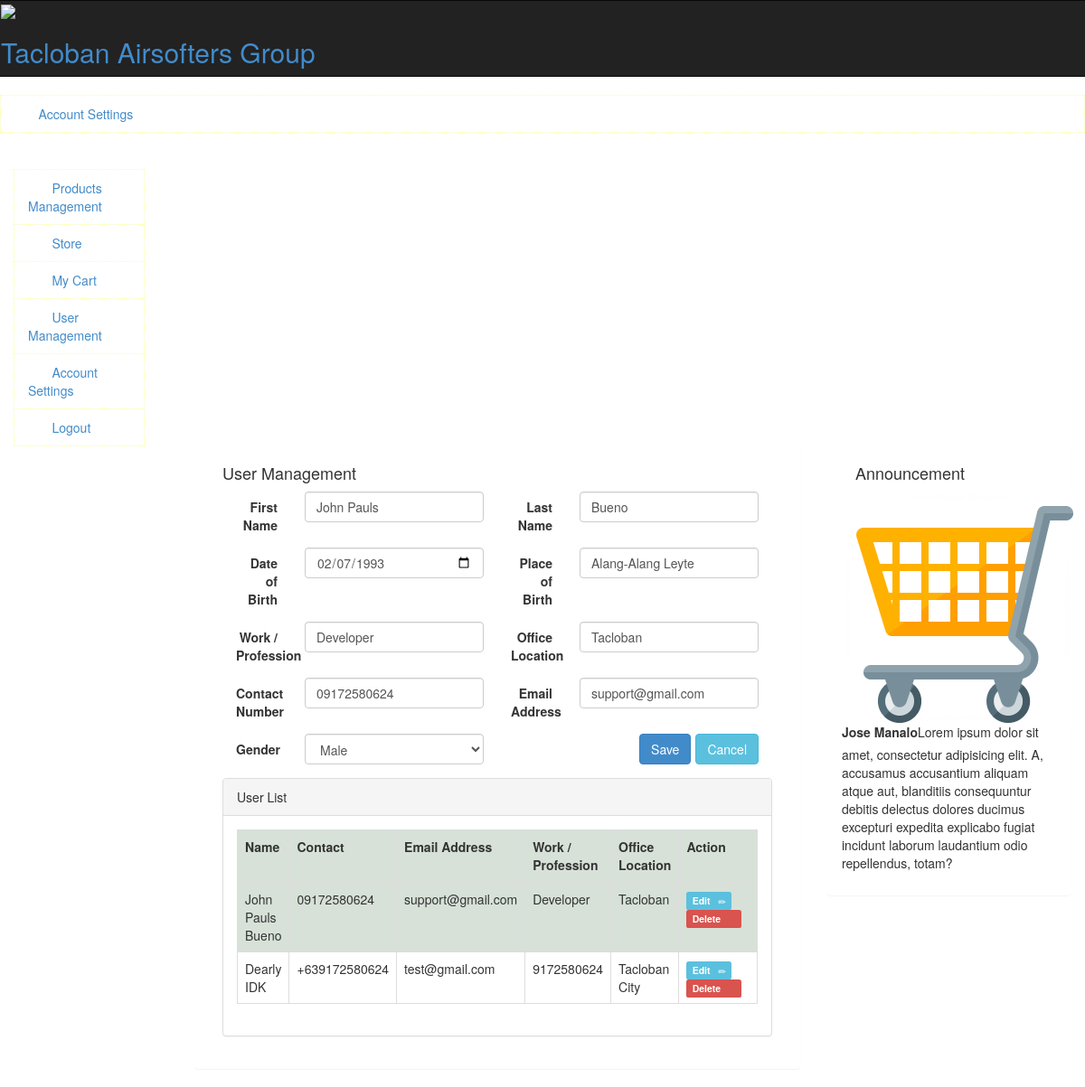
/userManagement/edit/1, run on the app's committed database.
### tables this page shows
CREATE TABLE `contacts` (
  `id` int(11) NOT NULL,
  `first_name` varchar(255) NOT NULL,
  `last_name` varchar(255) NOT NULL,
  `dob` date NOT NULL,
  `pob` varchar(255) NOT NULL,
  `work` varchar(255) NOT NULL,
  `location` varchar(255) NOT NULL,
  `contact` varchar(255) NOT NULL,
  `email` varchar(255) NOT NULL,
  `gender` varchar(255) NOT NULL,
  `image` text NOT NULL
);

### application/controllers/Admin.php (called while the page is built, shortened)
<?php
class Admin extends CI_Controller
{
    public function userManagement($id = 0)
    {
        $this->load->model('home');
        if ($id == 0) {
            $data = array(
                'id' => '',
                'first_name' => '',
                'last_name' => '',
                'dob' => '',
                'work' => '',
                'contact' => '',
                'gender' => '',
                'pob' => '',
                'location' => '',
                'email' => ''
            );
        } else {
            $data = $this->home->getContactRecord($id);
        }
        $user_access = array(
            'username' => '',
            'password' => '',
            'position' => ''
        );
        $record['member'] = $data;
        $record['access'] = $user_access;
        $this->load->model('home');
        $this->load->view('templates/header');
        $this->load->view('templates/nav');
        $this->load->view('templates/admin_nav');
        $this->load->view('pages/admin/user_list', $record);
        $this->load->view('pages/admin/announcement');
        $this->load->view('templates/footer');
    }
}

### index.php (called while the page is built, shortened)
<?php
require_once BASEPATH.'core/CodeIgniter.php';

### application/models/home.php (called while the page is built, shortened)
<?php
Class Home extends CI_Model
{
    public function getAllUsers()
    {
        return $this->db->get('contacts')->result_array();
    }
    public function getContactRecord($id)
    {
        $this->db->where('id', $id);
        return $this->db->get('contacts')->row_array();
    }
}

### application/views/pages/admin/user_list.php (the view, shortened to what this page needs)
<?php
$getuserList = $this->home->getAllUsers();
?>
<div class="col-md-2">
</div>
<div class="col-md-7 body-container">
    <div class="panel p-body">
        <div class="panel-heading search">
            <div class="col-md-6">
                <h4>User Management</h4>
            </div>
        </div>
        <div class="panel-body">
            <div class="col-md-12">
                <form action="/save_contact" class="form-horizontal" method="post">
                    <div class="col-md-6">
                        <div class="form-group">
                            <label for="" class="col-sm-3 control-label">First Name</label>
                            <div class="col-sm-9">
                                <input type="text" class="form-control" name="firstname"
                                       value="<?= $member['first_name'] ?>" required>
                            </div>
                        </div>
                        <div class="form-group">
                            <label for="" class="col-sm-3 control-label">Date of Birth</label>
                            <div class="col-sm-9">
                                <input type="date" class="form-control" name="dob" value="<?= $member['dob'] ?>">
                            </div>
                        </div>
                        <div class="form-group">
                            <label for="" class="col-sm-3 control-label">Work / Profession</label>
                            <div class="col-sm-9">
                                <input type="text" class="form-control" name="work" value="<?= $member['work'] ?>">
                            </div>
                        </div>
                        <div class="form-group">
                            <label for="" class="col-sm-3 control-label">Contact Number</label>
                            <div class="col-sm-9">
                                <input type="text" class="form-control" name="contact"
                                       value="<?= $member['contact'] ?>" required>
                            </div>
                        </div>
                        <div class="form-group">
                            <label for="" class="col-sm-3 control-label">Gender</label>
                            <div class="col-sm-9">
                                <select name="gender" class="form-control">
                                    <?php if ($member['gender'] == 'male') { ?>
                                        <option value="male" selected>Male</option>
                                    <?php } else if ($member['gender'] == 'female') { ?>
                                        <option value="female" selected>Female</option>
                                    <?php } else { ?>
                                        <option value="male">Male</option>
                                        <option value="female">Female</option>
                                    <?php } ?>
                                </select>
                            </div>
                        </div>
                    </div>
                    <div class="col-md-6">
                        <div class="form-group">
                            <label for="" class="col-sm-3 control-label">Last Name</label>
                            <div class="col-sm-9">
                                <input type="text" class="form-control" name="lastname"
                                       value="<?= $member['last_name'] ?>" required>
                            </div>
                        </div>
                        <div class="form-group">
                            <label for="" class="col-sm-3 control-label">Place of Birth</label>
                            <div class="col-sm-9">
                                <input type="text" class="form-control" name="pob" value="<?= $member['pob'] ?>">
                            </div>
                        </div>
                        <div class="form-group">
                            <label for="" class="col-sm-3 control-label">Office Location</label>
                            <div class="col-sm-9">
                                <input type="text" class="form-control" name="location"
                                       value="<?= $member['location'] ?>">
                            </div>
                        </div>
                        <div class="form-group">
                            <label for="" class="col-sm-3 control-label">Email Address</label>
                            <div class="col-sm-9">
                                <input type="text" class="form-control" name="email" value="<?= $member['email'] ?>">
                            </div>
                        </div>
                        <div class="form-group">
                            <div class="col-sm-offset-3 col-sm-9">
                                <a href="/userManagement" class="btn btn-info" style="float:right;margin-left: 5px;">Cancel</a>
                                <button class="btn btn-primary" style="float:right;" type="submit">Save</button>
                            </div>
                        </div>
                    </div>
                </form>
            </div>
            <div class="col-md-12">
                <div class="panel panel-default">
                    <div class="panel-heading">
                        User List
                    </div>
                    <div class="panel-body">
                        <table class="table table-striped table-bordered table-hover">
                            <tr>
                                <th>Name</th>
                                <th>Contact</th>
                                <th>Email Address</th>
                                <th>Work / Profession</th>
                                <th>Office Location</th>
                                <th>Action</th>
                            </tr>
                            <tbody>
                            <?php foreach ($getuserList as $val) { ?>
                                <tr>
                                    <td><?= $val['first_name'] . '  ' . $val['last_name'] ?></td>
                                    <td><?= $val['contact'] ?></td>
                                    <td><?= $val['email'] ?></td>
                                    <td><?= $val['work'] ?></td>
                                    <td><?= $val['location'] ?></td>
                                    <td style="width: 150px">
                                        <a href="/userManagement/edit/<?= $val['id'] ?>" class="label label-info">Edit
                                            &nbsp;&nbsp;<span class="glyphicon glyphicon-pencil"></span></a>
                                        <a href="/userManagement/delete/<?= $val['id'] ?>" class="label label-danger" onclick="confirm('Are you sure you want to delete this contact?')">Delete
                                            &nbsp;&nbsp;<span class="glyphicon glyphicon-trash" ></span></a>
                                    </td>
                                </tr>
                            <?php } ?>
                            </tbody>
                        </table>
                    </div>
                </div>
            </div>
        </div>
    </div>
</div>

### data on the page
contacts: firstname "John Pauls", dob "02/07/1993", work "Developer", contact "09172580624", gender "Male", lastname "Bueno", pob "Alang-Alang Leyte", location "Tacloban", email "support@gmail.com", first_name "John Pauls", last_name "Bueno"
contacts: first_name "Dearly", last_name "IDK", contact "+639172580624", email "test@gmail.com", work "9172580624", location "Tacloban City"
